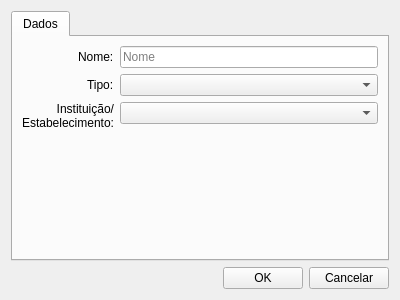
<?xml version="1.0" encoding="UTF-8"?>
<ui version="4.0">
 <class>ProfessionalEditView</class>
 <widget class="QDialog" name="ProfessionalEditView">
  <property name="geometry">
   <rect>
    <x>0</x>
    <y>0</y>
    <width>400</width>
    <height>300</height>
   </rect>
  </property>
  <property name="windowTitle">
   <string>Plataforma T-TEA - Profissional</string>
  </property>
  <property name="windowIcon">
   <iconset resource="../resources.qrc">
    <normaloff>:/icons/system/appicon</normaloff>:/icons/system/appicon</iconset>
  </property>
  <property name="modal">
   <bool>true</bool>
  </property>
  <layout class="QVBoxLayout" name="main_layout">
   <item>
    <widget class="QTabWidget" name="tab_professional">
     <property name="currentIndex">
      <number>0</number>
     </property>
     <widget class="QWidget" name="tab_data">
      <attribute name="title">
       <string>Dados</string>
      </attribute>
      <layout class="QFormLayout" name="details_layout">
       <property name="labelAlignment">
        <set>Qt::AlignmentFlag::AlignRight|Qt::AlignmentFlag::AlignTrailing|Qt::AlignmentFlag::AlignVCenter</set>
       </property>
       <item row="0" column="0">
        <widget class="QLabel" name="lbl_name">
         <property name="text">
          <string>Nome:</string>
         </property>
        </widget>
       </item>
       <item row="0" column="1">
        <widget class="QLineEdit" name="led_name">
         <property name="placeholderText">
          <string>Nome</string>
         </property>
        </widget>
       </item>
       <item row="1" column="0">
        <widget class="QLabel" name="lbl_type">
         <property name="text">
          <string>Tipo:</string>
         </property>
        </widget>
       </item>
       <item row="1" column="1">
        <widget class="QComboBox" name="cbx_type">
         <property name="currentIndex">
          <number>-1</number>
         </property>
         <property name="maxVisibleItems">
          <number>5</number>
         </property>
        </widget>
       </item>
       <item row="2" column="0">
        <widget class="QLabel" name="lbl_institution">
         <property name="text">
          <string>Instituição/Estabelecimento:</string>
         </property>
         <property name="alignment">
          <set>Qt::AlignmentFlag::AlignRight|Qt::AlignmentFlag::AlignTrailing|Qt::AlignmentFlag::AlignVCenter</set>
         </property>
         <property name="wordWrap">
          <bool>true</bool>
         </property>
        </widget>
       </item>
       <item row="2" column="1">
        <widget class="QComboBox" name="cbx_institution">
         <property name="currentIndex">
          <number>-1</number>
         </property>
         <property name="maxVisibleItems">
          <number>5</number>
         </property>
        </widget>
       </item>
      </layout>
     </widget>
    </widget>
   </item>
   <item>
    <layout class="QHBoxLayout" name="lay_button" stretch="0,0,0">
     <item>
      <spacer name="hs_button">
       <property name="orientation">
        <enum>Qt::Orientation::Horizontal</enum>
       </property>
       <property name="sizeHint" stdset="0">
        <size>
         <width>40</width>
         <height>20</height>
        </size>
       </property>
      </spacer>
     </item>
     <item>
      <widget class="QPushButton" name="pb_ok">
       <property name="sizePolicy">
        <sizepolicy hsizetype="Fixed" vsizetype="Fixed">
         <horstretch>0</horstretch>
         <verstretch>0</verstretch>
        </sizepolicy>
       </property>
       <property name="toolTip">
        <string>Salvar operação atual</string>
       </property>
       <property name="locale">
        <locale language="Portuguese" country="Brazil"/>
       </property>
       <property name="text">
        <string>OK</string>
       </property>
       <property name="icon">
        <iconset resource="../resources.qrc">
         <normaloff>:/icons/ui/buttons/okicon</normaloff>:/icons/ui/buttons/okicon</iconset>
       </property>
       <property name="autoDefault">
        <bool>false</bool>
       </property>
      </widget>
     </item>
     <item>
      <widget class="QPushButton" name="pb_cancel">
       <property name="sizePolicy">
        <sizepolicy hsizetype="Fixed" vsizetype="Fixed">
         <horstretch>0</horstretch>
         <verstretch>0</verstretch>
        </sizepolicy>
       </property>
       <property name="toolTip">
        <string>Cancelar operação atual</string>
       </property>
       <property name="text">
        <string>Cancelar</string>
       </property>
       <property name="icon">
        <iconset resource="../resources.qrc">
         <normaloff>:/icons/ui/buttons/cancelicon</normaloff>:/icons/ui/buttons/cancelicon</iconset>
       </property>
       <property name="autoDefault">
        <bool>false</bool>
       </property>
      </widget>
     </item>
    </layout>
   </item>
  </layout>
 </widget>
 <resources>
  <include location="../resources.qrc"/>
 </resources>
 <connections/>
</ui>
